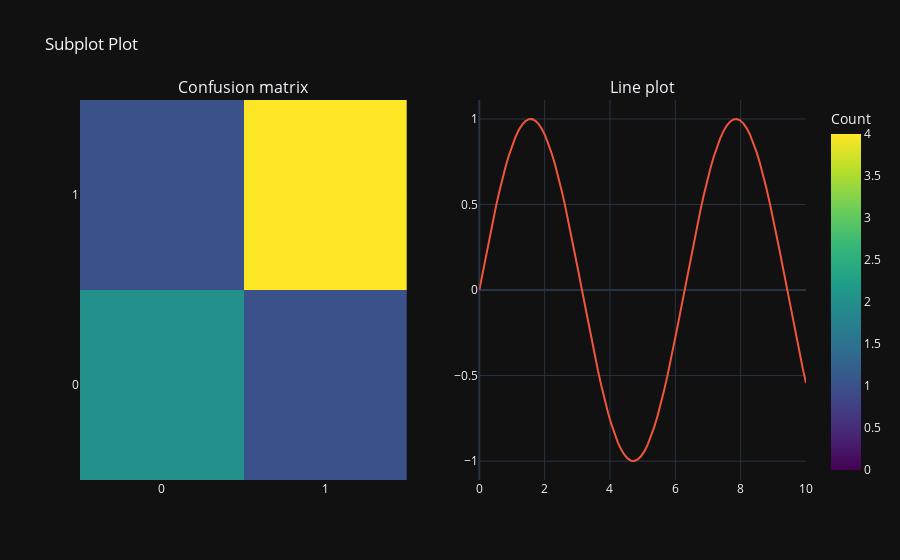

This figure's notebook cell:
### Code cell
traces = [    
    jd.plot_cmatrix(y_true, y_pred, xlabel="Predicted", ylabel="True", return_trace=True),
    jd.line_plot(X, y, return_trace=True)
]
jd.subplot(traces, ["Confusion matrix", "Line plot"])
